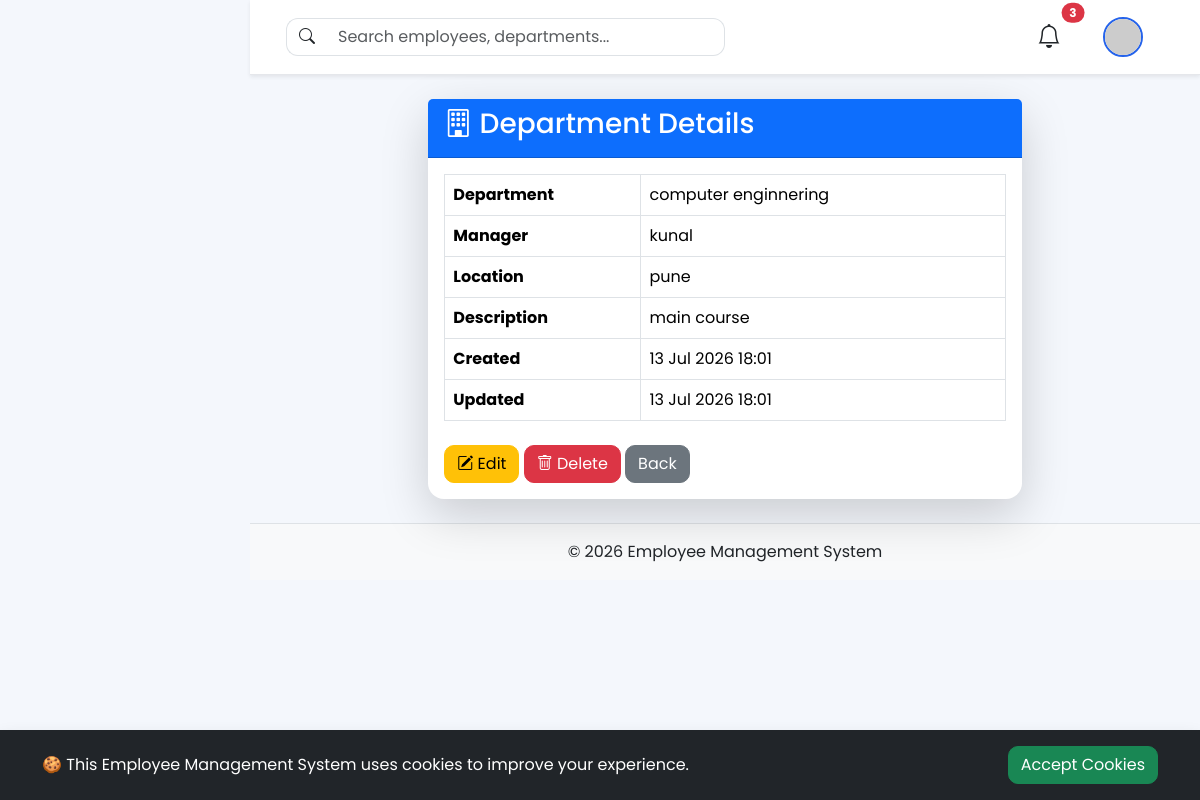
Page /departments/2/ on the committed database.
### departments/models.py (models this page shows, shortened)
class Department(models.Model):
    department_name = models.CharField(
        max_length=100,
        unique=True,
        db_index=True
    )
    manager_name = models.CharField(
        max_length=100
    )
    location = models.CharField(
        max_length=100
    )
    description = models.TextField(
        blank=True
    )
    created_at = models.DateTimeField(
        auto_now_add=True
    )
    updated_at = models.DateTimeField(
        auto_now=True
    )
    class Meta:
        ordering = ["department_name"]
        indexes = [
            models.Index(fields=["department_name"]),
            models.Index(fields=["location"]),
        ]

### departments/views.py (the view)
# urls.py: path("<int:pk>/", views.department_detail, name="department_detail"),
def department_detail(request, pk):
    department = get_object_or_404(Department, pk=pk)
    return render(
        request,
        "departments/department_detail.html",
        {"department": department},
    )

### templates/departments/department_detail.html (shortened to what this page needs)
{% extends "base.html" %}
{% block content %}
<div class="container">
    <div class="row justify-content-center">
        <div class="col-lg-8">
            <div class="card shadow-lg border-0 rounded-4">
                <div class="card-header bg-primary text-white">
                    <h3>
                        <i class="bi bi-building"></i>
                        Department Details
                    </h3>
                </div>
                <div class="card-body">
                    <table class="table table-bordered">
                        <tr>
                            <th width="35%">Department</th>
                            <td>{{ department.department_name }}</td>
                        </tr>
                        <tr>
                            <th>Manager</th>
                            <td>{{ department.manager_name }}</td>
                        </tr>
                        <tr>
                            <th>Location</th>
                            <td>{{ department.location }}</td>
                        </tr>
                        <tr>
                            <th>Description</th>
                            <td>{{ department.description|default:"No description available." }}</td>
                        </tr>
                        <tr>
                            <th>Created</th>
                            <td>{{ department.created_at|date:"d M Y H:i" }}</td>
                        </tr>
                        <tr>
                            <th>Updated</th>
                            <td>{{ department.updated_at|date:"d M Y H:i" }}</td>
                        </tr>
                    </table>
                    <div class="mt-4">
                        <a href="{% url 'department_update' department.id %}"
                           class="btn btn-warning">
                            <i class="bi bi-pencil-square"></i>
                            Edit
                        </a>
                        <a href="{% url 'department_delete' department.id %}"
                           class="btn btn-danger">
                            <i class="bi bi-trash"></i>
                            Delete
                        </a>
                        <a href="{% url 'department_list' %}"
                           class="btn btn-secondary">
                            Back
                        </a>
                    </div>
                </div>
            </div>
        </div>
    </div>
</div>
{% endblock %}

### static/css/style.css (style rules this page uses)
* { margin:0; padding:0; box-sizing:border-box; }
body { font-family:'Poppins',sans-serif; background:#f4f7fc; }
.card { border:none; border-radius:16px; box-shadow:0 10px 30px rgba(0,0,0,.08); }
.btn { border-radius:10px; }

### rows in the picture
Department: department_name "computer enginnering", manager_name "kunal", location "pune", description "main course", created_at "13 Jul 2026 18:01", updated_at "13 Jul 2026 18:01"
